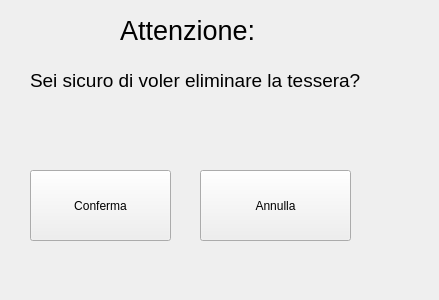
<?xml version="1.0" encoding="UTF-8"?>
<ui version="4.0">
 <class>Form</class>
 <widget class="QWidget" name="Form">
  <property name="geometry">
   <rect>
    <x>0</x>
    <y>0</y>
    <width>439</width>
    <height>300</height>
   </rect>
  </property>
  <property name="windowTitle">
   <string>Form</string>
  </property>
  <widget class="QLabel" name="label">
   <property name="geometry">
    <rect>
     <x>120</x>
     <y>10</y>
     <width>141</width>
     <height>41</height>
    </rect>
   </property>
   <property name="font">
    <font>
     <pointsize>20</pointsize>
    </font>
   </property>
   <property name="text">
    <string>Attenzione:</string>
   </property>
  </widget>
  <widget class="QLabel" name="label_2">
   <property name="geometry">
    <rect>
     <x>30</x>
     <y>40</y>
     <width>621</width>
     <height>81</height>
    </rect>
   </property>
   <property name="font">
    <font>
     <pointsize>14</pointsize>
    </font>
   </property>
   <property name="text">
    <string>Sei sicuro di voler eliminare la tessera?</string>
   </property>
  </widget>
  <widget class="QPushButton" name="btn_conferma">
   <property name="geometry">
    <rect>
     <x>30</x>
     <y>170</y>
     <width>141</width>
     <height>71</height>
    </rect>
   </property>
   <property name="text">
    <string>Conferma</string>
   </property>
  </widget>
  <widget class="QPushButton" name="btn_annulla">
   <property name="geometry">
    <rect>
     <x>200</x>
     <y>170</y>
     <width>151</width>
     <height>71</height>
    </rect>
   </property>
   <property name="text">
    <string>Annulla</string>
   </property>
  </widget>
 </widget>
 <resources/>
 <connections/>
</ui>
